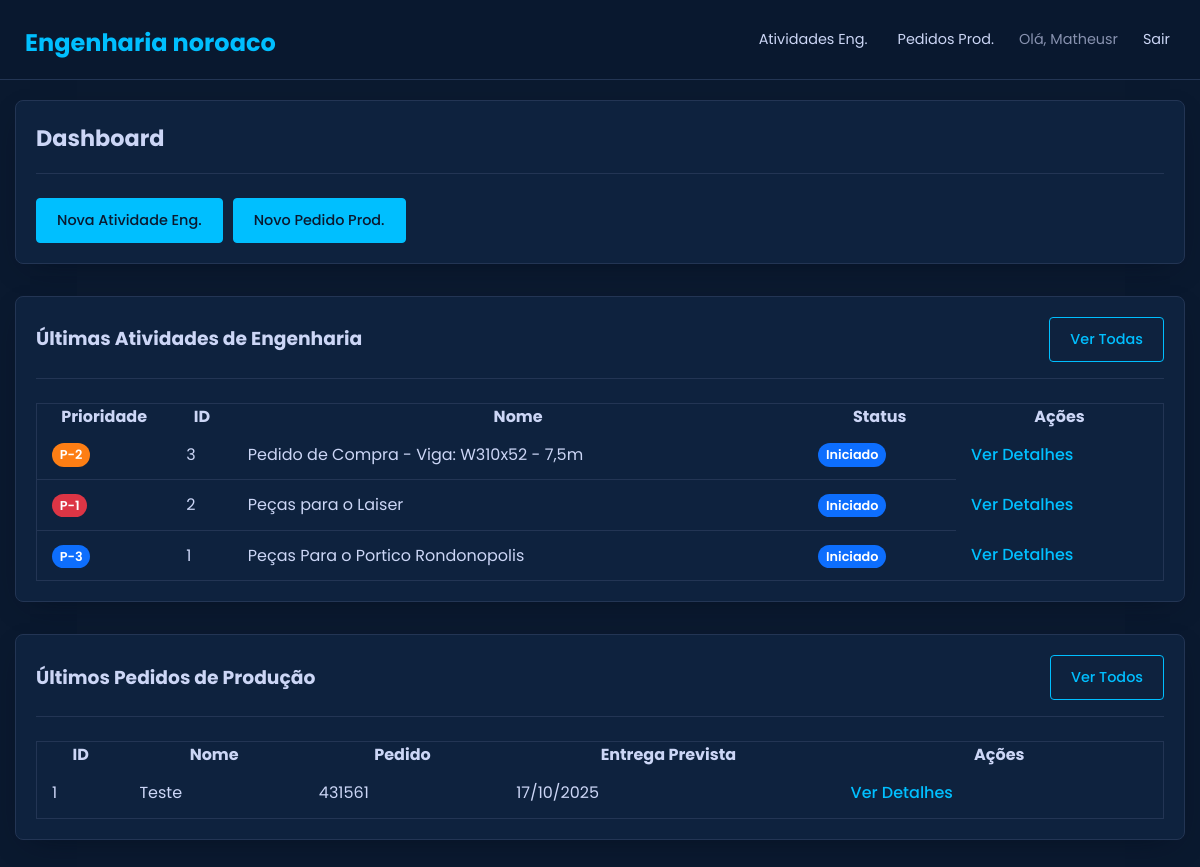
Screenshot of / (signed in) with the database file from the repository.
### app.py (models this page shows)
class User(db.Model, UserMixin):
    __tablename__ = 'user'
    id = db.Column(db.Integer, primary_key=True)
    login = db.Column(db.String(80), unique=True, nullable=False)
    nome = db.Column(db.String(150), nullable=False)
    senha_hash = db.Column(db.String(200), nullable=False)
    is_admin = db.Column(db.Boolean, default=False, nullable=False)

class Atividade(db.Model):
    __tablename__ = 'atividade'
    id = db.Column(db.Integer, primary_key=True)
    nome_atividade = db.Column(db.String(200), nullable=False)
    prioridade = db.Column(db.String(10), nullable=False, default='P-3')
    imagem_anexo = db.Column(db.String(100), nullable=True)
    observacoes = db.Column(db.Text, nullable=True)
    data_criacao = db.Column(db.DateTime, nullable=False, default=datetime.utcnow)
    centro_de_custo = db.Column(db.String(100), nullable=False)
    status = db.Column(db.String(50), nullable=False, default='Iniciado')
    responsavel_atual = db.Column(db.String(150), nullable=False)
    pedido = db.Column(db.String(100), nullable=True)
    local_de_entrega = db.Column(db.String(200), nullable=True)
    solicitante = db.Column(db.String(150), nullable=True)
    obra_destino = db.Column(db.String(200), nullable=True)
    historico = db.relationship('HistoricoModificacao', backref='atividade', lazy=True, cascade="all, delete-orphan", order_by='desc(HistoricoModificacao.data_modificacao)')

class PedidoProducao(db.Model):
    __tablename__ = 'pedido_producao'
    id = db.Column(db.Integer, primary_key=True)
    nome = db.Column(db.String(200), nullable=False)
    pedido = db.Column(db.String(100), nullable=True)
    data_termino_producao = db.Column(db.Date, nullable=True)
    data_prevista_entrega = db.Column(db.Date, nullable=True)
    centro_de_custo = db.Column(db.String(100), nullable=True)
    solicitante = db.Column(db.String(150), nullable=True)
    destino = db.Column(db.String(200), nullable=True)
    observacoes = db.Column(db.Text, nullable=True)
    anexo_imagem_filename = db.Column(db.String(100), nullable=True)
    anexo_arquivo_filename = db.Column(db.String(100), nullable=True)
    data_criacao = db.Column(db.DateTime, nullable=False, default=datetime.utcnow)
    criado_por = db.Column(db.String(150), nullable=False)

### app.py (the view)
@app.route('/')
@login_required
def index():
    ultimas_atividades = Atividade.query.order_by(Atividade.data_criacao.desc()).limit(5).all()
    ultimos_pedidos = PedidoProducao.query.order_by(PedidoProducao.data_criacao.desc()).limit(5).all()
    return render_template('index.html', ultimas_atividades=ultimas_atividades, ultimos_pedidos=ultimos_pedidos)

### app.py (called while the page is built)
@login_manager.user_loader
def load_user(user_id):
    return User.query.get(int(user_id))

@app.context_processor
def inject_year():
    return {'current_year': datetime.utcnow().year}

### templates/index.html (shortened to what this page needs)
{% extends "base.html" %}
{% block content %}
<div class="card">
    <div class="card-header">
        <h2>Dashboard</h2>
    </div>
    <div class="dashboard-actions">
        <a href="{{ url_for('nova_atividade') }}" class="btn btn-primary">Nova Atividade Eng.</a>
        <a href="{{ url_for('novo_pedido') }}" class="btn btn-primary">Novo Pedido Prod.</a>
    </div>
</div>
<div class="card">
    <div class="card-header">
        <h3>Últimas Atividades de Engenharia</h3>
        <a href="{{ url_for('todas_atividades') }}" class="btn">Ver Todas</a>
    </div>
    <table>
        <thead>
            <tr><th>Prioridade</th><th>ID</th><th>Nome</th><th>Status</th><th>Ações</th></tr>
        </thead>
        <tbody>
            {% for atividade in ultimas_atividades %}
            <tr>
                <td data-label="Prioridade"><span class="priority-badge priority-{{ atividade.prioridade.lower() }}">{{ atividade.prioridade }}</span></td>
                <td data-label="ID">{{ atividade.id }}</td>
                <td data-label="Nome">{{ atividade.nome_atividade }}</td>
                <td data-label="Status"><span class="status-badge status-{{ atividade.status.lower().replace(' ', '-').replace('ã', 'a').replace('ç', 'c') }}">{{ atividade.status }}</span></td>
                <td data-label="Ações"><a href="{{ url_for('detalhes_atividade', atividade_id=atividade.id) }}">Ver Detalhes</a></td>
            </tr>
            {% else %}
            <tr><td colspan="5" style="text-align: center;">Nenhuma atividade registrada.</td></tr>
            {% endfor %}
        </tbody>
    </table>
</div>
<div class="card">
    <div class="card-header">
        <h3>Últimos Pedidos de Produção</h3>
        <a href="{{ url_for('todos_pedidos') }}" class="btn">Ver Todos</a>
    </div>
    <table>
        <thead>
            <tr><th>ID</th><th>Nome</th><th>Pedido</th><th>Entrega Prevista</th><th>Ações</th></tr>
        </thead>
        <tbody>
            {% for pedido in ultimos_pedidos %}
            <tr>
                <td data-label="ID">{{ pedido.id }}</td>
                <td data-label="Nome">{{ pedido.nome }}</td>
                <td data-label="Pedido">{{ pedido.pedido or 'N/A' }}</td>
                <td data-label="Entrega Prevista">{{ pedido.data_prevista_entrega.strftime('%d/%m/%Y') if pedido.data_prevista_entrega else 'N/A' }}</td>
                <td data-label="Ações"><a href="{{ url_for('detalhes_pedido', pedido_id=pedido.id) }}">Ver Detalhes</a></td>
            </tr>
            {% else %}
            <tr><td colspan="5" style="text-align: center;">Nenhum pedido de produção registrado.</td></tr>
            {% endfor %}
        </tbody>
    </table>
</div>
{% endblock %}

### templates/base.html (shortened to what this page needs)
<!DOCTYPE html>
<html lang="pt-BR">
<head>
    <link rel="stylesheet" href="{{ url_for('static', filename='css/style.css') }}">
</head>
<body>
    <header>
        <h1><a href="{{ url_for('index') }}">Engenharia noroaco</a></h1>
        <nav class="nav-links" id="nav-links">
            {% if current_user.is_authenticated %}
                <a href="{{ url_for('todas_atividades') }}" class="nav-link">Atividades Eng.</a>
                <a href="{{ url_for('todos_pedidos') }}" class="nav-link">Pedidos Prod.</a>
                <span class="nav-user">Olá, {{ current_user.nome }}</span>
                <a href="{{ url_for('logout') }}" class="nav-link">Sair</a>
            {% endif %}
        </nav>
    </header>
    <main>
        {% block content %}{% endblock %}
    </main>
</body>
</html>

### static/css/style.css (style rules this page uses)
:root { --cor-primaria-fundo: #0a192f; --cor-secundaria-fundo: #172a45; --cor-texto-principal: #ccd6f6; --cor-texto-secundario: #8892b0; --cor-destaque: #00bfff; --cor-destaque-hover: #17d5ff; --cor-fundo-card: #0e223e; --cor-borda: #233554; --sombra: 0 10px 30px -15px rgba(2, 12, 27, 0.7); --fonte-principal: 'Poppins', sans-serif; }
* { margin: 0; padding: 0; box-sizing: border-box; }
body { font-family: var(--fonte-principal); background-color: var(--cor-primaria-fundo); color: var(--cor-texto-principal); font-size: 16px; line-height: 1.6; }
header { background-color: rgba(10, 25, 47, 0.85); backdrop-filter: blur(10px); padding: 0 25px; display: flex; justify-content: space-between; align-items: center; height: 80px; position: fixed; top: 0; width: 100%; z-index: 100; border-bottom: 1px solid var(--cor-borda); }
header h1 a { color: var(--cor-destaque); text-decoration: none; font-size: 1.5rem; font-weight: 700; }
.nav-links { display: none; align-items: center; gap: 20px; }
.nav-link { color: var(--cor-texto-principal); text-decoration: none; font-size: 0.9rem; padding: 5px; transition: color 0.3s ease; }
.nav-user { color: var(--cor-texto-secundario); font-size: 0.9rem; }
main { padding: 100px 15px 20px 15px; max-width: 1200px; margin: 0 auto; }
.card { background-color: var(--cor-fundo-card); border: 1px solid var(--cor-borda); border-radius: 8px; padding: 20px; margin-bottom: 2rem; box-shadow: var(--sombra); }
.card-header { display: flex; flex-direction: column; gap: 15px; margin-bottom: 1.5rem; padding-bottom: 1rem; border-bottom: 1px solid var(--cor-borda); }
.card-header h2 { margin: 0; color: var(--cor-texto-principal); font-size: 1.4rem; }
table { width: 100%; border-collapse: collapse; }
table thead { display: none; }
table tr { display: block; margin-bottom: 15px; border: 1px solid var(--cor-borda); border-radius: 4px; padding: 15px; }
table td { display: flex; justify-content: space-between; align-items: center; padding: 8px 0; border-bottom: 1px solid var(--cor-borda); text-align: right; }
table td:last-child { border-bottom: none; }
table td::before { content: attr(data-label); font-weight: 600; text-align: left; margin-right: 10px; color: var(--cor-texto-secundario); }
table td a { color: var(--cor-destaque); text-decoration: none; font-weight: 500; }
.btn { padding: 10px 20px; border: 1px solid var(--cor-destaque); border-radius: 4px; background-color: transparent; color: var(--cor-destaque); text-decoration: none; cursor: pointer; font-size: 0.9rem; font-weight: 500; transition: background-color 0.3s ease; }
.btn-primary { background-color: var(--cor-destaque); color: var(--cor-primaria-fundo); }
.status-badge, .priority-badge { padding: 0.25em 0.6em; font-size: 0.8rem; font-weight: 600; border-radius: 15px; }
.dashboard-actions { display: flex; flex-wrap: wrap; gap: 10px; margin-top: 1rem; }
.status-iniciado { background-color: #0d6efd; color: #fff; }
.priority-p-1 { background-color: #dc3545; color: #fff; }
.priority-p-2 { background-color: #fd7e14; color: #fff; }
.priority-p-3 { background-color: #0d6efd; color: #fff; }
@media (min-width: 768px) { .nav-links { display: flex; } }
@media (min-width: 768px) { .card-header { flex-direction: row; justify-content: space-between; align-items: center; } }
@media (min-width: 768px) { table { border: 1px solid var(--cor-borda); border-radius: 4px; padding: 0; } }
@media (min-width: 768px) { table thead { display: table-header-group; } }
@media (min-width: 768px) { table tr { display: table-row; border: none; padding: 0; } }
@media (min-width: 768px) { table td { display: table-cell; text-align: left; padding: 12px 15px; } }
@media (min-width: 768px) { table td::before { display: none; } }

### rows the page displays
User: nome "Matheusr"
Atividade: prioridade "P-2", id "3", nome_atividade "Pedido de Compra - Viga: W310x52 - 7,5m", status "Iniciado"
Atividade: prioridade "P-1", id "2", nome_atividade "Peças para o Laiser", status "Iniciado"
Atividade: prioridade "P-3", id "1", nome_atividade "Peças Para o Portico Rondonopolis", status "Iniciado"
PedidoProducao: id "1", nome "Teste", pedido "431561", data_prevista_entrega "17/10/2025"
